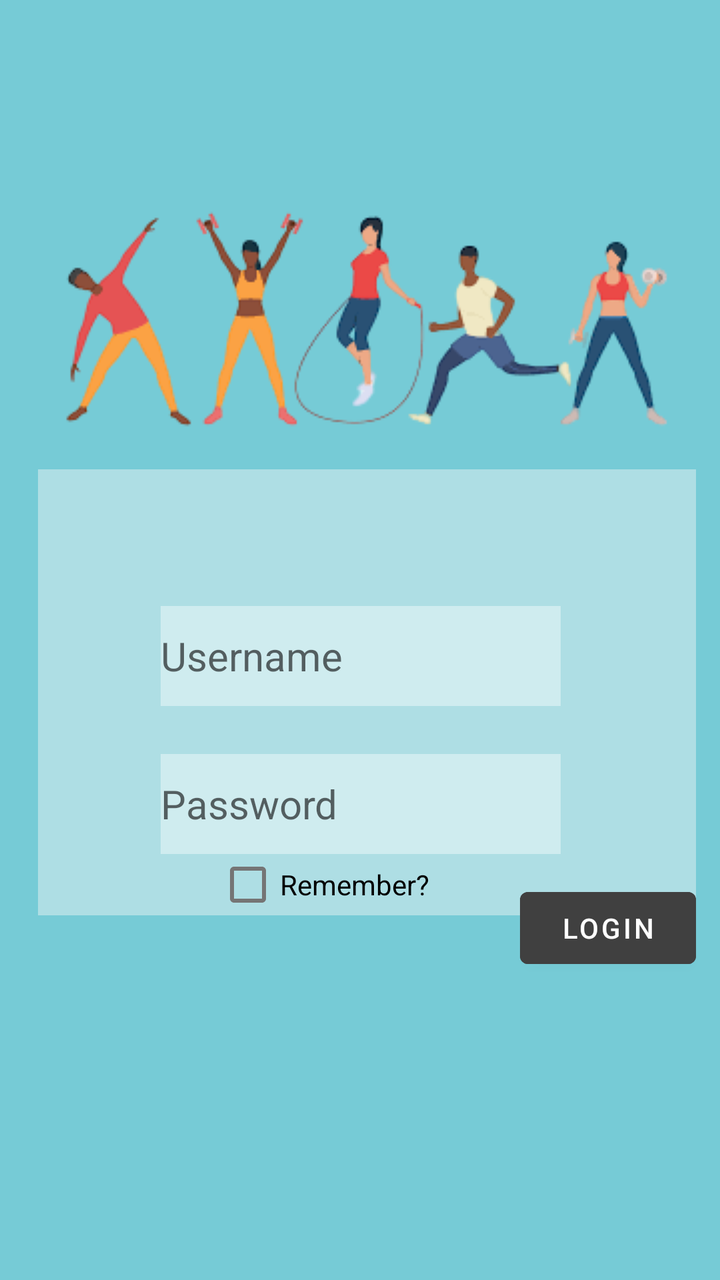
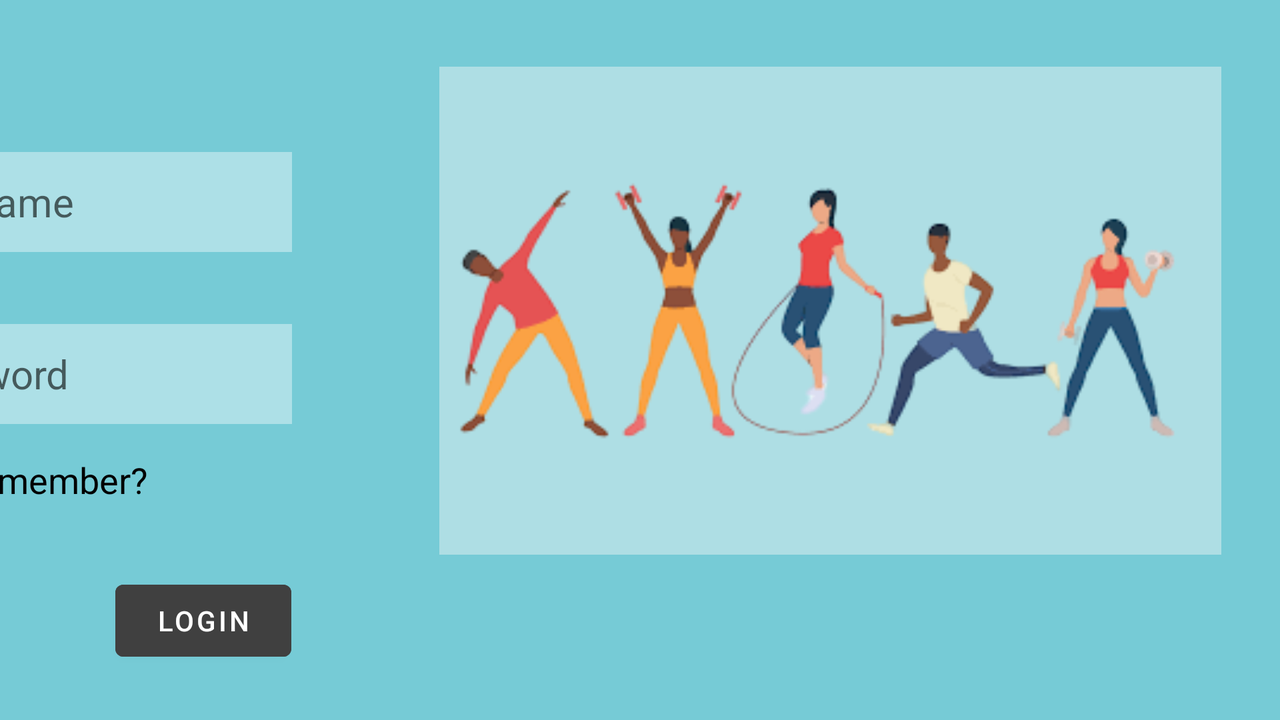

One screen, two layout resources from the same app: the default and the repository's alternative for another configuration. Each is rendered where Android would select it; the XML of both is given below.
<!-- AndroidManifest.xml: application theme Theme.Esporte -->
<!-- res/layout/activity_main.xml -->
<?xml version="1.0" encoding="utf-8"?>
<androidx.constraintlayout.widget.ConstraintLayout xmlns:android="http://schemas.android.com/apk/res/android"
    xmlns:app="http://schemas.android.com/apk/res-auto"
    xmlns:tools="http://schemas.android.com/tools"
    android:layout_width="match_parent"
    android:layout_height="match_parent"
    android:background="#76CBD6"
    tools:context=".MainActivity">

    <FrameLayout
        android:id="@+id/frameLayout"
        android:layout_width="329dp"
        android:layout_height="223dp"
        android:layout_marginTop="41dp"
        android:layout_marginBottom="228dp"
        android:background="#9AFFFFFF"
        android:backgroundTint="#BCF4F4F4"
        app:layout_constraintBottom_toBottomOf="parent"
        app:layout_constraintEnd_toEndOf="@+id/imageView3"
        app:layout_constraintStart_toStartOf="@+id/imageView3"
        app:layout_constraintTop_toBottomOf="@+id/imageView3">

    </FrameLayout>

    <CheckBox
        android:id="@+id/checkBoxRemember"
        android:layout_width="145dp"
        android:layout_height="48dp"
        android:text="@string/remenber_text"
        android:textSize="14sp"
        app:layout_constraintBottom_toBottomOf="@+id/frameLayout"
        app:layout_constraintEnd_toEndOf="@+id/EnterPass"
        app:layout_constraintStart_toStartOf="@+id/EnterPass"
        app:layout_constraintTop_toBottomOf="@+id/EnterPass" />

    <EditText
        android:id="@+id/EnterPass"
        android:layout_width="200dp"
        android:layout_height="50dp"
        android:layout_marginTop="24dp"
        android:background="@color/white"
        android:backgroundTint="#66FFFFFF"
        android:ems="10"
        android:hint="@string/senha_hint"
        android:inputType="textPassword"
        android:textSize="20sp"
        app:layout_constraintEnd_toEndOf="@+id/EnterUser"
        app:layout_constraintHorizontal_bias="0.0"
        app:layout_constraintStart_toStartOf="@+id/EnterUser"
        app:layout_constraintTop_toBottomOf="@+id/EnterUser"
        android:autofillHints="" />

    <EditText
        android:id="@+id/EnterUser"
        android:layout_width="200dp"
        android:layout_height="50dp"
        android:layout_marginTop="64dp"
        android:background="@color/white"
        android:backgroundTint="#66FFFFFF"
        android:ems="10"
        android:hint="@string/Usuario_hint"
        android:inputType="textPersonName"
        android:selectAllOnFocus="false"
        android:singleLine="false"
        android:textSize="20sp"
        app:layout_constraintEnd_toEndOf="parent"
        app:layout_constraintHorizontal_bias="0.502"
        app:layout_constraintStart_toStartOf="parent"
        app:layout_constraintTop_toBottomOf="@+id/imageView3"
        android:autofillHints="" />

    <Button
        android:id="@+id/buttonLogin"
        android:layout_width="wrap_content"
        android:layout_height="wrap_content"
        android:layout_marginBottom="152dp"
        android:backgroundTint="#404040"
        android:text="@string/button_login_text"
        app:layout_constraintBottom_toBottomOf="parent"
        app:layout_constraintEnd_toEndOf="@+id/frameLayout"
        app:layout_constraintHorizontal_bias="1.0"
        app:layout_constraintStart_toStartOf="@+id/frameLayout" />

    <ImageView
        android:id="@+id/imageView3"
        android:layout_width="wrap_content"
        android:layout_height="wrap_content"
        android:layout_marginTop="80dp"
        app:layout_constraintEnd_toEndOf="parent"
        app:layout_constraintHorizontal_bias="0.58"
        app:layout_constraintStart_toStartOf="parent"
        app:layout_constraintTop_toTopOf="parent"
        app:srcCompat="@drawable/trabalho_1_removebg_preview"
        android:contentDescription="@string/Photo" />

</androidx.constraintlayout.widget.ConstraintLayout>
<!-- resources referenced by this layout -->
<resources>
  <!-- drawable trabalho_1_removebg_preview: png bitmap (drawable, 23907 bytes) -->
  <string name="Photo">Photo</string>
  <string name="Usuario_hint">Username</string>
  <string name="button_login_text">Login</string>
  <string name="remenber_text">Remember?</string>
  <string name="senha_hint">Password</string>
  <style name="Theme.Esporte" parent="Theme.MaterialComponents.DayNight.DarkActionBar">
          
          <item name="colorPrimary">@color/purple_500</item>
          <item name="colorPrimaryVariant">@color/purple_700</item>
          <item name="colorOnPrimary">@color/white</item>
          
          <item name="colorSecondary">@color/teal_200</item>
          <item name="colorSecondaryVariant">@color/teal_700</item>
          <item name="colorOnSecondary">@color/black</item>
          
          <item name="android:statusBarColor">?attr/colorPrimaryVariant</item>
          
      </style>
</resources>
<!-- res/layout-land/activity_main.xml (the repository's variant of the layout above) -->
<!-- drawn on the phone turned sideways -->
<?xml version="1.0" encoding="utf-8"?>
<androidx.constraintlayout.widget.ConstraintLayout xmlns:android="http://schemas.android.com/apk/res/android"
    xmlns:app="http://schemas.android.com/apk/res-auto"
    xmlns:tools="http://schemas.android.com/tools"
    android:layout_width="match_parent"
    android:layout_height="match_parent"
    android:background="#76CBD6">

    <FrameLayout
        android:id="@+id/frameLayout2"
        android:layout_width="391dp"
        android:layout_height="244dp"
        android:background="#9AFFFFFF"
        android:backgroundTint="#BCF4F4F4"
        app:layout_constraintBottom_toBottomOf="parent"
        app:layout_constraintEnd_toEndOf="parent"
        app:layout_constraintHorizontal_bias="0.882"
        app:layout_constraintStart_toStartOf="parent"
        app:layout_constraintTop_toTopOf="parent"
        app:layout_constraintVertical_bias="0.288">

        <ImageView
            android:id="@+id/imageView2"
            android:layout_width="378dp"
            android:layout_height="244dp"
            android:contentDescription="@string/Photo"
            app:srcCompat="@drawable/trabalho_1_removebg_preview" />
    </FrameLayout>

    <EditText
        android:id="@+id/EnterUser"
        android:layout_width="200dp"
        android:layout_height="50dp"
        android:layout_marginTop="76dp"
        android:layout_marginEnd="74dp"
        android:autofillHints=""
        android:background="@color/white"
        android:backgroundTint="#66FFFFFF"
        android:ems="10"
        android:hint="@string/Usuario_hint"
        android:inputType="textPersonName"
        android:selectAllOnFocus="false"
        android:singleLine="false"
        android:textSize="20sp"
        app:layout_constraintEnd_toStartOf="@+id/frameLayout2"
        app:layout_constraintHorizontal_bias="1.0"
        app:layout_constraintStart_toStartOf="parent"
        app:layout_constraintTop_toTopOf="parent" />

    <Button
        android:id="@+id/buttonLogin"
        android:layout_width="wrap_content"
        android:layout_height="wrap_content"
        android:layout_marginTop="16dp"
        android:backgroundTint="#404040"

        android:text="@string/button_login_text"
        app:layout_constraintBottom_toBottomOf="parent"
        app:layout_constraintEnd_toEndOf="@+id/EnterPass"
        app:layout_constraintHorizontal_bias="1.0"
        app:layout_constraintStart_toStartOf="@+id/EnterPass"
        app:layout_constraintTop_toBottomOf="@+id/checkBoxRemember"
        app:layout_constraintVertical_bias="0.2" />

    <EditText
        android:id="@+id/EnterPass"
        android:layout_width="200dp"
        android:layout_height="50dp"
        android:layout_marginTop="36dp"
        android:background="@color/white"
        android:backgroundTint="#66FFFFFF"
        android:ems="10"
        android:hint="@string/senha_hint"
        android:inputType="textPassword"
        android:textSize="20sp"
        app:layout_constraintEnd_toEndOf="@+id/EnterUser"
        app:layout_constraintHorizontal_bias="0.0"
        app:layout_constraintStart_toStartOf="@+id/EnterUser"
        app:layout_constraintTop_toBottomOf="@+id/EnterUser"
        android:autofillHints="" />

    <CheckBox
        android:id="@+id/checkBoxRemember"
        android:layout_width="167dp"
        android:layout_height="48dp"
        android:layout_marginTop="4dp"
        android:text="@string/remenber_text"
        android:textSize="18sp"
        app:layout_constraintEnd_toEndOf="@+id/EnterPass"
        app:layout_constraintHorizontal_bias="0.0"
        app:layout_constraintStart_toStartOf="@+id/EnterPass"
        app:layout_constraintTop_toBottomOf="@+id/EnterPass" />


</androidx.constraintlayout.widget.ConstraintLayout>
